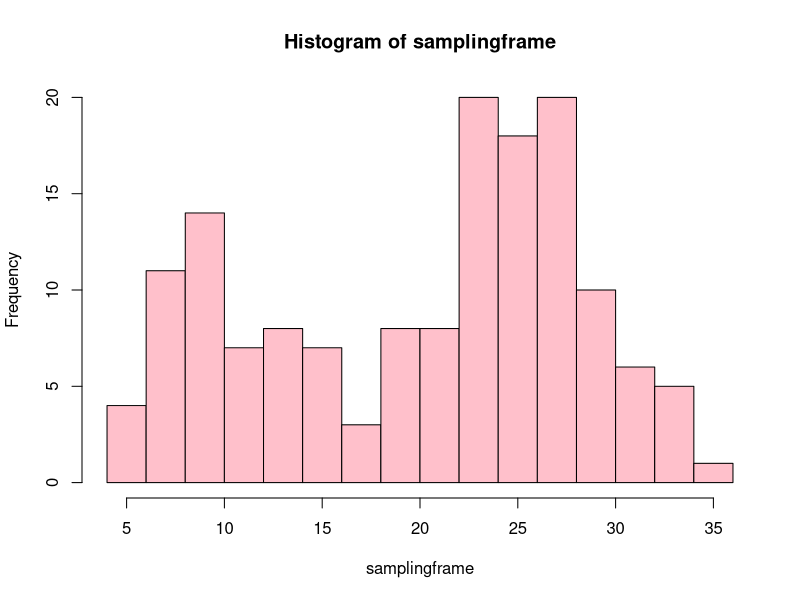
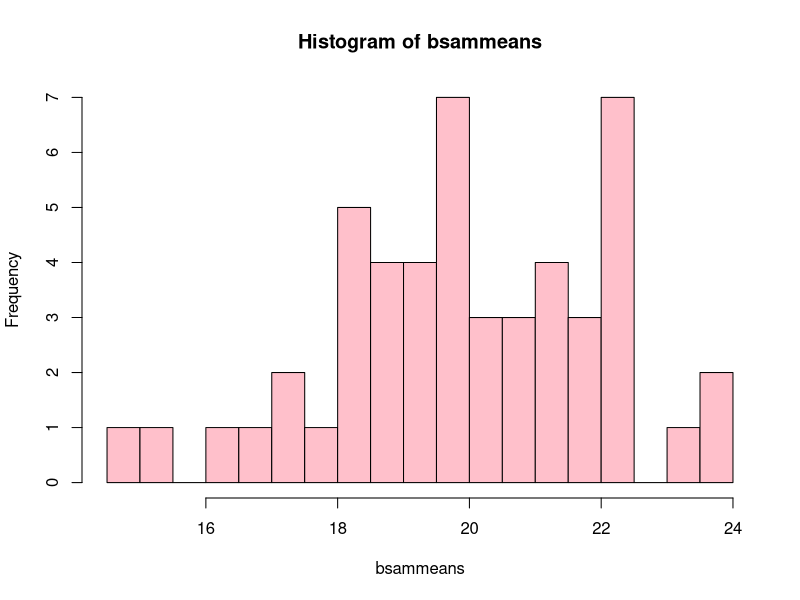
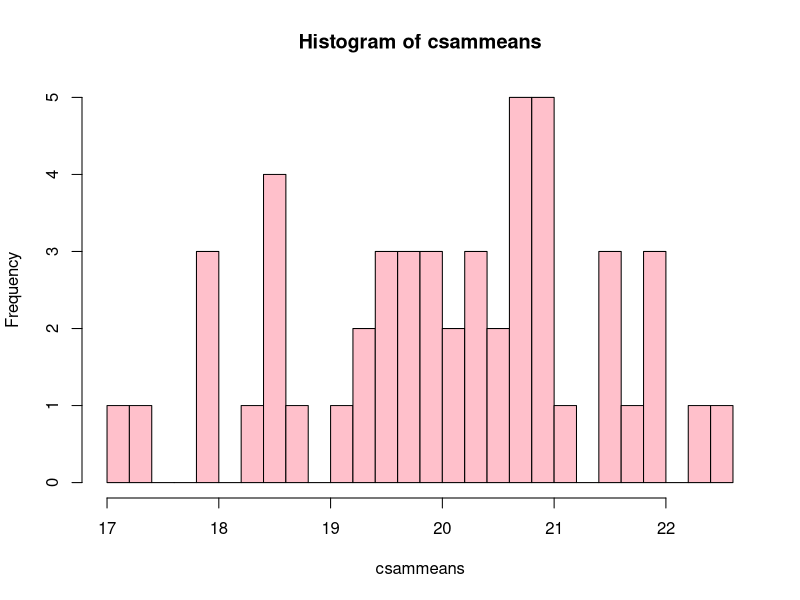
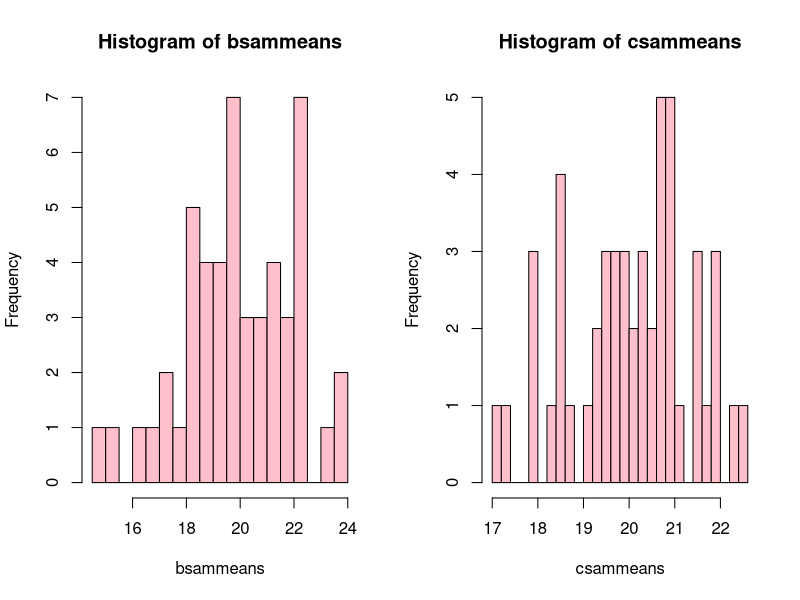

Recreate these plots in R, in order.
## ---- chunk 1
knitr::opts_chunk$set(echo = TRUE)
## ---- chunk 2
rnorm2 <- function(n,mean,sd) { mean+sd*scale(rnorm(n)) }
set.seed(1239)
r1 <- rnorm2(100,25,4)
r2 <- rnorm2(50,10,3)
samplingframe <- c(r1,r2)
hist(samplingframe, breaks=20,col = "pink")
## ---- chunk 3
bsam <- replicate(50,sample(samplingframe, 15, replace = TRUE))
bsam <- as.data.frame(bsam)
bsammeans <- as.vector(sapply(bsam, mean))
hist(bsammeans, breaks=20,col = "pink")
## ---- chunk 4
csam <- replicate(50,sample(samplingframe, 45, replace = TRUE))
csam <- as.data.frame(csam)
csammeans <- as.vector(sapply(csam, mean))
hist(csammeans, breaks=20,col = "pink")
## ---- chunk 5
par(mfrow=c(1,2))
hist(bsammeans, breaks=20,col = "pink")
hist(csammeans, breaks=20,col = "pink")
